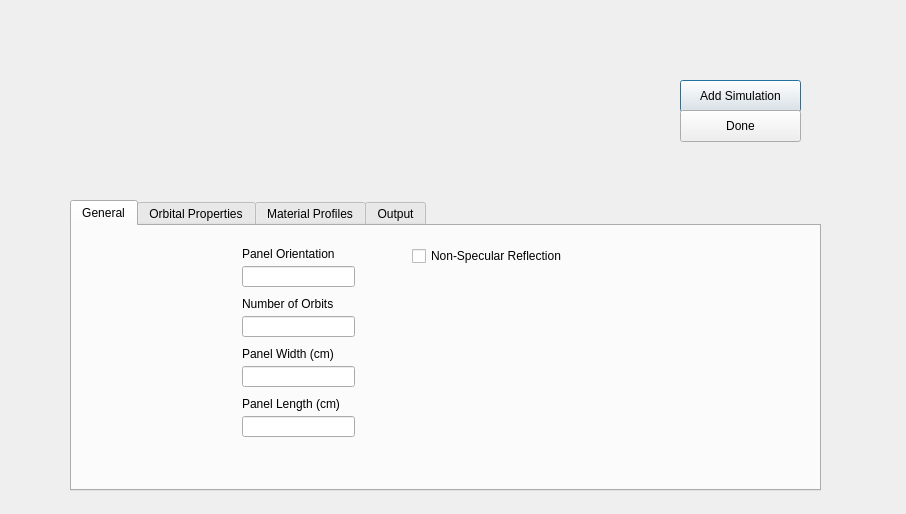
<?xml version="1.0" encoding="UTF-8"?>
<ui version="4.0">
 <class>InputPage</class>
 <widget class="QDialog" name="InputPage">
  <property name="geometry">
   <rect>
    <x>0</x>
    <y>0</y>
    <width>906</width>
    <height>514</height>
   </rect>
  </property>
  <property name="windowTitle">
   <string>Dialog</string>
  </property>
  <widget class="QTabWidget" name="tab_widget">
   <property name="geometry">
    <rect>
     <x>70</x>
     <y>200</y>
     <width>751</width>
     <height>291</height>
    </rect>
   </property>
   <property name="currentIndex">
    <number>0</number>
   </property>
   <widget class="QWidget" name="general_properties_tab">
    <attribute name="title">
     <string>General</string>
    </attribute>
    <widget class="QLabel" name="label">
     <property name="geometry">
      <rect>
       <x>170</x>
       <y>20</y>
       <width>121</width>
       <height>16</height>
      </rect>
     </property>
     <property name="text">
      <string>Panel Orientation</string>
     </property>
    </widget>
    <widget class="QLabel" name="label_3">
     <property name="geometry">
      <rect>
       <x>170</x>
       <y>70</y>
       <width>121</width>
       <height>16</height>
      </rect>
     </property>
     <property name="text">
      <string>Number of Orbits</string>
     </property>
    </widget>
    <widget class="QCheckBox" name="Non_Specular_Reflection">
     <property name="geometry">
      <rect>
       <x>340</x>
       <y>20</y>
       <width>201</width>
       <height>20</height>
      </rect>
     </property>
     <property name="text">
      <string>Non-Specular Reflection</string>
     </property>
    </widget>
    <widget class="QLineEdit" name="panel_orientation">
     <property name="geometry">
      <rect>
       <x>170</x>
       <y>40</y>
       <width>113</width>
       <height>21</height>
      </rect>
     </property>
    </widget>
    <widget class="QLineEdit" name="num_orbits">
     <property name="geometry">
      <rect>
       <x>170</x>
       <y>90</y>
       <width>113</width>
       <height>21</height>
      </rect>
     </property>
    </widget>
    <widget class="QLabel" name="label_8">
     <property name="geometry">
      <rect>
       <x>170</x>
       <y>120</y>
       <width>121</width>
       <height>16</height>
      </rect>
     </property>
     <property name="text">
      <string>Panel Width (cm)</string>
     </property>
    </widget>
    <widget class="QLineEdit" name="panel_width">
     <property name="geometry">
      <rect>
       <x>170</x>
       <y>140</y>
       <width>113</width>
       <height>21</height>
      </rect>
     </property>
    </widget>
    <widget class="QLabel" name="label_12">
     <property name="geometry">
      <rect>
       <x>170</x>
       <y>170</y>
       <width>121</width>
       <height>16</height>
      </rect>
     </property>
     <property name="text">
      <string>Panel Length (cm)</string>
     </property>
    </widget>
    <widget class="QLineEdit" name="panel_length">
     <property name="geometry">
      <rect>
       <x>170</x>
       <y>190</y>
       <width>113</width>
       <height>21</height>
      </rect>
     </property>
    </widget>
   </widget>
   <widget class="QWidget" name="orbital_properties_tab">
    <attribute name="title">
     <string>Orbital Properties</string>
    </attribute>
    <widget class="QRadioButton" name="TLE_radioButton">
     <property name="geometry">
      <rect>
       <x>20</x>
       <y>70</y>
       <width>141</width>
       <height>20</height>
      </rect>
     </property>
     <property name="text">
      <string>Two Line Element</string>
     </property>
    </widget>
    <widget class="QPlainTextEdit" name="TLE">
     <property name="geometry">
      <rect>
       <x>20</x>
       <y>100</y>
       <width>221</width>
       <height>41</height>
      </rect>
     </property>
    </widget>
    <widget class="QComboBox" name="orbital_properties">
     <property name="geometry">
      <rect>
       <x>20</x>
       <y>40</y>
       <width>111</width>
       <height>26</height>
      </rect>
     </property>
     <item>
      <property name="text">
       <string>Fixed Orbit</string>
      </property>
     </item>
     <item>
      <property name="text">
       <string>Real Orbit</string>
      </property>
     </item>
    </widget>
    <widget class="QLabel" name="label_22">
     <property name="geometry">
      <rect>
       <x>20</x>
       <y>20</y>
       <width>121</width>
       <height>16</height>
      </rect>
     </property>
     <property name="text">
      <string>Orbit Type:</string>
     </property>
    </widget>
    <widget class="QLineEdit" name="beta_angle">
     <property name="geometry">
      <rect>
       <x>340</x>
       <y>40</y>
       <width>113</width>
       <height>21</height>
      </rect>
     </property>
    </widget>
    <widget class="QLineEdit" name="interval">
     <property name="geometry">
      <rect>
       <x>340</x>
       <y>90</y>
       <width>113</width>
       <height>21</height>
      </rect>
     </property>
    </widget>
    <widget class="QLineEdit" name="earthshine">
     <property name="geometry">
      <rect>
       <x>340</x>
       <y>140</y>
       <width>113</width>
       <height>21</height>
      </rect>
     </property>
    </widget>
    <widget class="QLabel" name="label_5">
     <property name="geometry">
      <rect>
       <x>340</x>
       <y>20</y>
       <width>81</width>
       <height>16</height>
      </rect>
     </property>
     <property name="text">
      <string>Beta Angle:</string>
     </property>
    </widget>
    <widget class="QLabel" name="label_6">
     <property name="geometry">
      <rect>
       <x>340</x>
       <y>70</y>
       <width>91</width>
       <height>16</height>
      </rect>
     </property>
     <property name="text">
      <string>Orbit Interval:</string>
     </property>
    </widget>
    <widget class="QLabel" name="label_7">
     <property name="geometry">
      <rect>
       <x>340</x>
       <y>120</y>
       <width>91</width>
       <height>16</height>
      </rect>
     </property>
     <property name="text">
      <string>Earthshine:</string>
     </property>
    </widget>
    <widget class="QLabel" name="label_9">
     <property name="geometry">
      <rect>
       <x>570</x>
       <y>20</y>
       <width>101</width>
       <height>16</height>
      </rect>
     </property>
     <property name="text">
      <string>Zenith Angle:</string>
     </property>
    </widget>
    <widget class="QLineEdit" name="zenith_angle">
     <property name="geometry">
      <rect>
       <x>570</x>
       <y>40</y>
       <width>113</width>
       <height>21</height>
      </rect>
     </property>
    </widget>
    <widget class="QLabel" name="label_10">
     <property name="geometry">
      <rect>
       <x>570</x>
       <y>70</y>
       <width>111</width>
       <height>16</height>
      </rect>
     </property>
     <property name="text">
      <string>Azimuth Angle</string>
     </property>
    </widget>
    <widget class="QLineEdit" name="azimuth_angle">
     <property name="geometry">
      <rect>
       <x>570</x>
       <y>90</y>
       <width>113</width>
       <height>21</height>
      </rect>
     </property>
    </widget>
    <widget class="QLabel" name="label_11">
     <property name="geometry">
      <rect>
       <x>570</x>
       <y>120</y>
       <width>91</width>
       <height>16</height>
      </rect>
     </property>
     <property name="text">
      <string>Photon Count:</string>
     </property>
    </widget>
    <widget class="QLineEdit" name="photon_count">
     <property name="geometry">
      <rect>
       <x>570</x>
       <y>140</y>
       <width>113</width>
       <height>21</height>
      </rect>
     </property>
    </widget>
   </widget>
   <widget class="QWidget" name="material_profiles_tab">
    <attribute name="title">
     <string>Material Profiles</string>
    </attribute>
    <widget class="QRadioButton" name="radioButton_2">
     <property name="geometry">
      <rect>
       <x>50</x>
       <y>40</y>
       <width>102</width>
       <height>20</height>
      </rect>
     </property>
     <property name="text">
      <string>Default</string>
     </property>
    </widget>
    <widget class="QRadioButton" name="radioButton_3">
     <property name="geometry">
      <rect>
       <x>200</x>
       <y>40</y>
       <width>102</width>
       <height>20</height>
      </rect>
     </property>
     <property name="text">
      <string>Other</string>
     </property>
    </widget>
    <widget class="QComboBox" name="comboBox">
     <property name="geometry">
      <rect>
       <x>50</x>
       <y>80</y>
       <width>111</width>
       <height>26</height>
      </rect>
     </property>
     <item>
      <property name="text">
       <string>Material</string>
      </property>
     </item>
    </widget>
    <widget class="QLabel" name="label_15">
     <property name="geometry">
      <rect>
       <x>210</x>
       <y>80</y>
       <width>151</width>
       <height>16</height>
      </rect>
     </property>
     <property name="text">
      <string>Absorption Coefficient</string>
     </property>
    </widget>
    <widget class="QLineEdit" name="absorption_coefficient">
     <property name="geometry">
      <rect>
       <x>210</x>
       <y>100</y>
       <width>113</width>
       <height>21</height>
      </rect>
     </property>
    </widget>
    <widget class="QLabel" name="label_16">
     <property name="geometry">
      <rect>
       <x>210</x>
       <y>130</y>
       <width>151</width>
       <height>16</height>
      </rect>
     </property>
     <property name="text">
      <string>Band Gap</string>
     </property>
    </widget>
    <widget class="QLineEdit" name="band_gap">
     <property name="geometry">
      <rect>
       <x>210</x>
       <y>150</y>
       <width>113</width>
       <height>21</height>
      </rect>
     </property>
    </widget>
    <widget class="QComboBox" name="shape">
     <property name="geometry">
      <rect>
       <x>510</x>
       <y>40</y>
       <width>161</width>
       <height>26</height>
      </rect>
     </property>
     <item>
      <property name="text">
       <string>Rectangular Prism</string>
      </property>
     </item>
     <item>
      <property name="text">
       <string>Box</string>
      </property>
     </item>
     <item>
      <property name="text">
       <string>Cylinder</string>
      </property>
     </item>
     <item>
      <property name="text">
       <string>Convex Polygon</string>
      </property>
     </item>
     <item>
      <property name="text">
       <string>Y Trench</string>
      </property>
     </item>
     <item>
      <property name="text">
       <string>X Trench</string>
      </property>
     </item>
    </widget>
    <widget class="QLabel" name="label_4">
     <property name="geometry">
      <rect>
       <x>510</x>
       <y>20</y>
       <width>101</width>
       <height>20</height>
      </rect>
     </property>
     <property name="text">
      <string>Tower Shape</string>
     </property>
    </widget>
    <widget class="QLabel" name="label_17">
     <property name="geometry">
      <rect>
       <x>510</x>
       <y>70</y>
       <width>81</width>
       <height>16</height>
      </rect>
     </property>
     <property name="text">
      <string>Tower Pitch</string>
     </property>
    </widget>
    <widget class="QLineEdit" name="pitch">
     <property name="geometry">
      <rect>
       <x>510</x>
       <y>90</y>
       <width>113</width>
       <height>21</height>
      </rect>
     </property>
    </widget>
    <widget class="QLabel" name="label_18">
     <property name="geometry">
      <rect>
       <x>510</x>
       <y>120</y>
       <width>81</width>
       <height>16</height>
      </rect>
     </property>
     <property name="text">
      <string>Tower Width</string>
     </property>
    </widget>
    <widget class="QLineEdit" name="width">
     <property name="geometry">
      <rect>
       <x>510</x>
       <y>140</y>
       <width>113</width>
       <height>21</height>
      </rect>
     </property>
    </widget>
    <widget class="QLabel" name="label_19">
     <property name="geometry">
      <rect>
       <x>510</x>
       <y>170</y>
       <width>91</width>
       <height>16</height>
      </rect>
     </property>
     <property name="text">
      <string>Tower Height</string>
     </property>
    </widget>
    <widget class="QLineEdit" name="height">
     <property name="geometry">
      <rect>
       <x>510</x>
       <y>190</y>
       <width>113</width>
       <height>21</height>
      </rect>
     </property>
    </widget>
    <widget class="QCheckBox" name="absorbing">
     <property name="geometry">
      <rect>
       <x>370</x>
       <y>30</y>
       <width>101</width>
       <height>20</height>
      </rect>
     </property>
     <property name="text">
      <string>Absorptions</string>
     </property>
    </widget>
    <widget class="QCheckBox" name="tower_tops">
     <property name="geometry">
      <rect>
       <x>370</x>
       <y>50</y>
       <width>101</width>
       <height>20</height>
      </rect>
     </property>
     <property name="text">
      <string>Tower Tops</string>
     </property>
    </widget>
    <widget class="QCheckBox" name="trapping">
     <property name="geometry">
      <rect>
       <x>370</x>
       <y>70</y>
       <width>101</width>
       <height>20</height>
      </rect>
     </property>
     <property name="text">
      <string>Trapping</string>
     </property>
    </widget>
   </widget>
   <widget class="QWidget" name="output_tab">
    <attribute name="title">
     <string>Output</string>
    </attribute>
    <widget class="QGroupBox" name="output_fields">
     <property name="geometry">
      <rect>
       <x>10</x>
       <y>0</y>
       <width>231</width>
       <height>261</height>
      </rect>
     </property>
     <property name="title">
      <string>Output Fields</string>
     </property>
     <widget class="QCheckBox" name="powergenratio3D">
      <property name="geometry">
       <rect>
        <x>10</x>
        <y>20</y>
        <width>211</width>
        <height>20</height>
       </rect>
      </property>
      <property name="text">
       <string>3D Power Generation Ratio</string>
      </property>
     </widget>
     <widget class="QCheckBox" name="maximum_point_power">
      <property name="geometry">
       <rect>
        <x>10</x>
        <y>40</y>
        <width>211</width>
        <height>20</height>
       </rect>
      </property>
      <property name="text">
       <string>Max Point Power</string>
      </property>
     </widget>
     <widget class="QCheckBox" name="absorption_efficiency">
      <property name="geometry">
       <rect>
        <x>10</x>
        <y>60</y>
        <width>211</width>
        <height>20</height>
       </rect>
      </property>
      <property name="text">
       <string>Absorption Efficiency</string>
      </property>
     </widget>
     <widget class="QCheckBox" name="absorbance">
      <property name="geometry">
       <rect>
        <x>10</x>
        <y>80</y>
        <width>211</width>
        <height>20</height>
       </rect>
      </property>
      <property name="text">
       <string>Absorbance</string>
      </property>
     </widget>
     <widget class="QCheckBox" name="average_interactions">
      <property name="geometry">
       <rect>
        <x>10</x>
        <y>100</y>
        <width>211</width>
        <height>20</height>
       </rect>
      </property>
      <property name="text">
       <string>Average Interactions</string>
      </property>
     </widget>
     <widget class="QCheckBox" name="average_reflections">
      <property name="geometry">
       <rect>
        <x>10</x>
        <y>120</y>
        <width>211</width>
        <height>20</height>
       </rect>
      </property>
      <property name="text">
       <string>Average Reflections</string>
      </property>
     </widget>
     <widget class="QCheckBox" name="integrated_area_ratio">
      <property name="geometry">
       <rect>
        <x>10</x>
        <y>140</y>
        <width>211</width>
        <height>20</height>
       </rect>
      </property>
      <property name="text">
       <string>Integrated Area Ratio</string>
      </property>
     </widget>
     <widget class="QCheckBox" name="aspect_ratio">
      <property name="geometry">
       <rect>
        <x>10</x>
        <y>160</y>
        <width>211</width>
        <height>20</height>
       </rect>
      </property>
      <property name="text">
       <string>Aspect Ratio</string>
      </property>
     </widget>
     <widget class="QCheckBox" name="tower_spacing_log">
      <property name="geometry">
       <rect>
        <x>10</x>
        <y>180</y>
        <width>211</width>
        <height>20</height>
       </rect>
      </property>
      <property name="text">
       <string>Tower Spacing Log</string>
      </property>
     </widget>
     <widget class="QCheckBox" name="tower_height">
      <property name="geometry">
       <rect>
        <x>10</x>
        <y>200</y>
        <width>211</width>
        <height>20</height>
       </rect>
      </property>
      <property name="text">
       <string>Tower Height</string>
      </property>
     </widget>
     <widget class="QCheckBox" name="azumithal_angle">
      <property name="geometry">
       <rect>
        <x>10</x>
        <y>220</y>
        <width>211</width>
        <height>20</height>
       </rect>
      </property>
      <property name="text">
       <string>Azumithal Angle</string>
      </property>
     </widget>
    </widget>
    <widget class="QGroupBox" name="output_graphs">
     <property name="geometry">
      <rect>
       <x>260</x>
       <y>0</y>
       <width>331</width>
       <height>191</height>
      </rect>
     </property>
     <property name="title">
      <string>Output Graphs</string>
     </property>
     <widget class="QCheckBox" name="MaxPointPowerVsZenithAngle">
      <property name="geometry">
       <rect>
        <x>0</x>
        <y>20</y>
        <width>231</width>
        <height>20</height>
       </rect>
      </property>
      <property name="text">
       <string>MaxPointPowerVsZenithAngle</string>
      </property>
     </widget>
     <widget class="QCheckBox" name="AverageReflectionsVsAzumithal">
      <property name="geometry">
       <rect>
        <x>0</x>
        <y>40</y>
        <width>221</width>
        <height>20</height>
       </rect>
      </property>
      <property name="text">
       <string>AverageReflectionsVsAzumithal</string>
      </property>
     </widget>
     <widget class="QCheckBox" name="AbsorptionEfficiencyVsAzumithal">
      <property name="geometry">
       <rect>
        <x>0</x>
        <y>60</y>
        <width>241</width>
        <height>20</height>
       </rect>
      </property>
      <property name="text">
       <string>AbsorptionEfficiencyVsAzumithal</string>
      </property>
     </widget>
     <widget class="QCheckBox" name="AspectRatioVsAverageReflections">
      <property name="geometry">
       <rect>
        <x>0</x>
        <y>80</y>
        <width>241</width>
        <height>20</height>
       </rect>
      </property>
      <property name="text">
       <string>AspectRatioVsAverageReflections</string>
      </property>
     </widget>
     <widget class="QCheckBox" name="IntegratedAreaRatioVsAvgNumReflections">
      <property name="geometry">
       <rect>
        <x>0</x>
        <y>100</y>
        <width>291</width>
        <height>20</height>
       </rect>
      </property>
      <property name="text">
       <string>IntegratedAreaRatioVsAvgNumReflections</string>
      </property>
     </widget>
     <widget class="QCheckBox" name="PowerRatio3DVsAbsorbance">
      <property name="geometry">
       <rect>
        <x>0</x>
        <y>120</y>
        <width>211</width>
        <height>20</height>
       </rect>
      </property>
      <property name="text">
       <string>PowerRatio3DVsAbsorbance</string>
      </property>
     </widget>
     <widget class="QCheckBox" name="AvgInteractionsVsTowerSpacingLog">
      <property name="geometry">
       <rect>
        <x>0</x>
        <y>140</y>
        <width>271</width>
        <height>20</height>
       </rect>
      </property>
      <property name="text">
       <string>AvgInteractionsVsTowerSpacingLog</string>
      </property>
     </widget>
     <widget class="QCheckBox" name="AvgReflectionsVsTowerHeight">
      <property name="geometry">
       <rect>
        <x>0</x>
        <y>160</y>
        <width>241</width>
        <height>20</height>
       </rect>
      </property>
      <property name="text">
       <string>AvgReflectionsVsTowerHeight</string>
      </property>
     </widget>
    </widget>
    <widget class="QCheckBox" name="include_paths">
     <property name="geometry">
      <rect>
       <x>260</x>
       <y>200</y>
       <width>161</width>
       <height>20</height>
      </rect>
     </property>
     <property name="text">
      <string>Include Photon Paths</string>
     </property>
    </widget>
   </widget>
  </widget>
  <widget class="QPushButton" name="addSimulationButton">
   <property name="geometry">
    <rect>
     <x>680</x>
     <y>80</y>
     <width>121</width>
     <height>32</height>
    </rect>
   </property>
   <property name="text">
    <string>Add Simulation</string>
   </property>
  </widget>
  <widget class="QPushButton" name="doneButton">
   <property name="geometry">
    <rect>
     <x>680</x>
     <y>110</y>
     <width>121</width>
     <height>32</height>
    </rect>
   </property>
   <property name="text">
    <string>Done</string>
   </property>
  </widget>
 </widget>
 <resources/>
 <connections/>
</ui>
